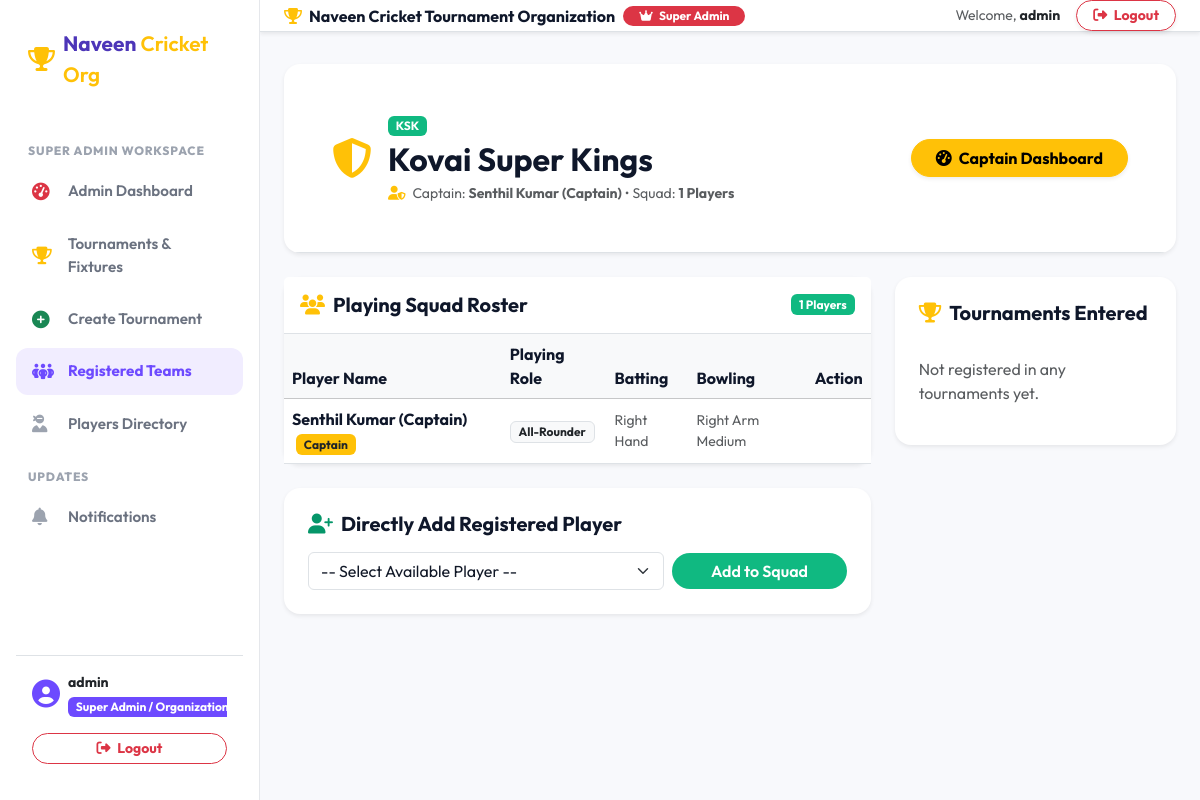
/teams/8/ (signed in), run on an earlier commit of the app's database.
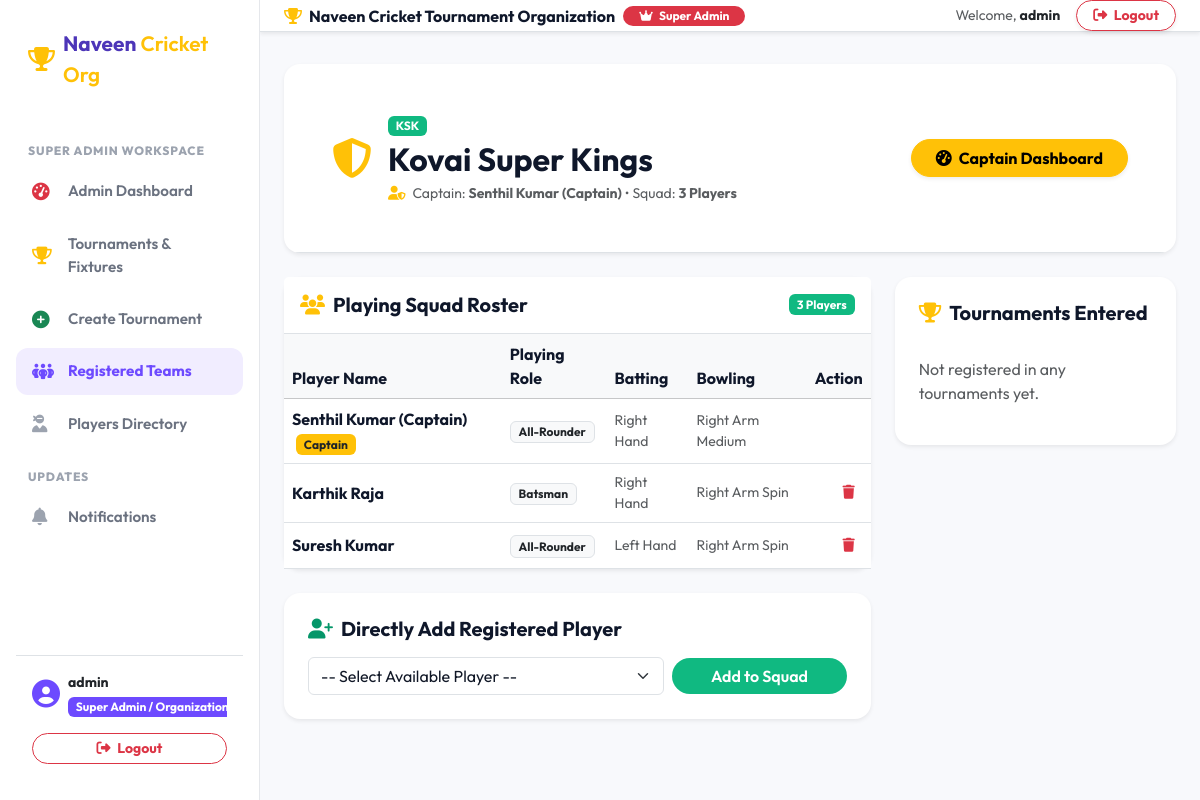
And on a later commit of the database.
### apps/teams/models.py (models this page shows, shortened)
class Team(models.Model):
    name = models.CharField(max_length=150)
    short_code = models.CharField(max_length=10)
    logo = models.ImageField(upload_to='team_logos/', blank=True, null=True)
    district = models.ForeignKey('locations.District', on_delete=models.SET_NULL, null=True, blank=True, related_name='teams')
    taluk = models.ForeignKey('locations.Taluk', on_delete=models.SET_NULL, null=True, blank=True, related_name='teams')
    village = models.ForeignKey('locations.Village', on_delete=models.SET_NULL, null=True, blank=True, related_name='teams')
    captain = models.ForeignKey('players.PlayerProfile', on_delete=models.SET_NULL, null=True, blank=True, related_name='captain_teams')
    vice_captain = models.ForeignKey('players.PlayerProfile', on_delete=models.SET_NULL, null=True, blank=True, related_name='vice_captain_teams')
    created_by = models.ForeignKey(settings.AUTH_USER_MODEL, on_delete=models.CASCADE, related_name='created_teams')
    created_at = models.DateTimeField(auto_now_add=True)
    class Meta:
        ordering = ['name']

### apps/players/models.py (models this page shows, shortened)
class PlayerProfile(models.Model):
    class Gender(models.TextChoices):
        MALE = 'MALE', 'Male'
        FEMALE = 'FEMALE', 'Female'
        OTHER = 'OTHER', 'Other'
    class PlayingRole(models.TextChoices):
        BATSMAN = 'BATSMAN', 'Batsman'
        BOWLER = 'BOWLER', 'Bowler'
        ALL_ROUNDER = 'ALL_ROUNDER', 'All-Rounder'
        WICKET_KEEPER = 'WICKET_KEEPER', 'Wicket-Keeper / Batsman'
    class BattingStyle(models.TextChoices):
        RIGHT_HAND = 'RIGHT_HAND', 'Right Hand'
        LEFT_HAND = 'LEFT_HAND', 'Left Hand'
    class BattingPosition(models.TextChoices):
        OPENING = 'OPENING', 'Opening'
        TOP_ORDER = 'TOP_ORDER', 'Top Order'
        MIDDLE_ORDER = 'MIDDLE_ORDER', 'Middle Order'
        LOWER_ORDER = 'LOWER_ORDER', 'Lower Order'
        FINISHER = 'FINISHER', 'Finisher'
    class BowlingStyle(models.TextChoices):
        RIGHT_ARM_FAST = 'RIGHT_ARM_FAST', 'Right Arm Fast'
        RIGHT_ARM_MEDIUM = 'RIGHT_ARM_MEDIUM', 'Right Arm Medium'
        RIGHT_ARM_SPIN = 'RIGHT_ARM_SPIN', 'Right Arm Spin'
        LEFT_ARM_FAST = 'LEFT_ARM_FAST', 'Left Arm Fast'
        LEFT_ARM_MEDIUM = 'LEFT_ARM_MEDIUM', 'Left Arm Medium'
        LEFT_ARM_SPIN = 'LEFT_ARM_SPIN', 'Left Arm Spin'
        NONE = 'NONE', 'None / Non-Bowler'
    class BowlingType(models.TextChoices):
        PACE = 'PACE', 'Pace'
        SPIN = 'SPIN', 'Spin'
        NONE = 'NONE', 'None'
    class Status(models.TextChoices):
        AVAILABLE = 'AVAILABLE', 'Available'
        IN_TEAM = 'IN_TEAM', 'Assigned to Team'
        INACTIVE = 'INACTIVE', 'Inactive'
    user = models.OneToOneField(settings.AUTH_USER_MODEL, on_delete=models.CASCADE, related_name='player_profile')
    full_name = models.CharField(max_length=150)
    date_of_birth = models.DateField(blank=True, null=True)
    gender = models.CharField(max_length=10, choices=Gender.choices, default=Gender.MALE)
    mobile_number = models.CharField(max_length=15)
    playing_experience_years = models.PositiveIntegerField(default=1, help_text="Experience in years")
    district = models.ForeignKey('locations.District', on_delete=models.SET_NULL, null=True, blank=True, related_name='players')
    taluk = models.ForeignKey('locations.Taluk', on_delete=models.SET_NULL, null=True, blank=True, related_name='players')
    village = models.ForeignKey('locations.Village', on_delete=models.SET_NULL, null=True, blank=True, related_name='players')
    playing_role = models.CharField(max_length=30, choices=PlayingRole.choices, default=PlayingRole.ALL_ROUNDER)
    primary_role = models.CharField(max_length=30, choices=PlayingRole.choices, default=PlayingRole.ALL_ROUNDER)
    secondary_role = models.CharField(max_length=30, choices=PlayingRole.choices, default=PlayingRole.BATSMAN)
    batting_style = models.CharField(max_length=30, choices=BattingStyle.choices, default=BattingStyle.RIGHT_HAND)
    batting_position = models.CharField(max_length=30, choices=BattingPosition.choices, default=BattingPosition.MIDDLE_ORDER)
    bowling_style = models.CharField(max_length=30, choices=BowlingStyle.choices, default=BowlingStyle.RIGHT_ARM_SPIN)
    bowling_type = models.CharField(max_length=15, choices=BowlingType.choices, default=BowlingType.SPIN)
    jersey_number = models.PositiveIntegerField(blank=True, null=True)
    preferred_position = models.CharField(max_length=50, blank=True, null=True, help_text="e.g. No. 3 Batsman / Death Bowler")
    bio = models.TextField(blank=True, null=True)
    current_team = models.ForeignKey('teams.Team', on_delete=models.SET_NULL, null=True, blank=True, related_name='members')
    player_status = models.CharField(max_length=20, choices=Status.choices, default=Status.AVAILABLE)
    profile_photo = models.ImageField(upload_to='player_photos/', blank=True, null=True)
    created_at = models.DateTimeField(auto_now_add=True)

### apps/accounts/models.py (models this page shows, shortened)
class User(AbstractUser):
    class Role(models.TextChoices):
        ADMIN = 'ADMIN', 'Super Admin / Organization Head'
        CAPTAIN = 'CAPTAIN', 'Team Captain / Owner'
        ORGANIZER = 'ORGANIZER', 'Tournament Organizer'
        PLAYER = 'PLAYER', 'Cricket Player'
    role = models.CharField(
        max_length=20,
        choices=Role.choices,
        default=Role.PLAYER
    )
    phone_number = models.CharField(max_length=15, blank=True, null=True)
    profile_picture = models.ImageField(upload_to='profile_pics/', blank=True, null=True)
    bio = models.TextField(blank=True, null=True)
    is_approved_organizer = models.BooleanField(default=True)
    created_at = models.DateTimeField(auto_now_add=True)
    @property
    def is_admin_role(self):
        return self.role == self.Role.ADMIN or self.is_superuser

### apps/teams/views.py (the view)
# urls.py: path('<int:pk>/', team_detail_view, name='team_detail'),
@login_required(login_url='login')
def team_detail_view(request, pk):
    team = get_object_or_404(Team.objects.select_related('district', 'taluk', 'captain', 'vice_captain', 'created_by'), pk=pk)
    members = team.members.select_related('user', 'district').all()
    registrations = team.tournament_registrations.select_related('tournament').all()
    join_requests = []
    is_team_manager = request.user.is_authenticated and (request.user == team.created_by or request.user.is_admin_role)
    if is_team_manager:
        join_requests = team.join_requests.filter(status=TeamJoinRequest.Status.PENDING).select_related('player', 'player__district')
    available_players = PlayerProfile.objects.filter(current_team__isnull=True)
    user_request_status = None
    player_profile = getattr(request.user, 'player_profile', None) if request.user.is_authenticated else None
    if player_profile:
        existing_req = TeamJoinRequest.objects.filter(team=team, player=player_profile).first()
        if existing_req:
            user_request_status = existing_req.status
    return render(request, 'teams/team_detail.html', {
        'team': team,
        'members': members,
        'registrations': registrations,
        'available_players': available_players,
        'join_requests': join_requests,
        'is_team_manager': is_team_manager,
        'user_request_status': user_request_status,
        'player_profile': player_profile,
    })

### apps/notifications/context_processors.py (called while the page is built)
def unread_notifications(request):
    if request.user.is_authenticated:
        unread_count = Notification.objects.filter(recipient=request.user, is_read=False).count()
        recent_notifications = Notification.objects.filter(recipient=request.user)[:5]
        return {
            'unread_notifications_count': unread_count,
            'recent_notifications': recent_notifications
        }
    return {
        'unread_notifications_count': 0,
        'recent_notifications': []
    }

### templates/teams/team_detail.html (shortened to what the changed rows need)
{% extends 'base.html' %}
{% block content %}
<div class="card border-0 shadow-sm rounded-4 overflow-hidden mb-4 bg-white">
    <div class="p-4 p-md-5 text-dark border-bottom">
        <div class="d-flex flex-column flex-md-row justify-content-between align-items-md-center gap-3">
            <div class="d-flex align-items-center">
                <div>
                    <span class="badge bg-emerald mb-1">{{ team.short_code }}</span>
                    <h2 class="fw-bold mb-1 text-navy">{{ team.name }}</h2>
                    <p class="small mb-0 text-muted">
                        <i class="fa-solid fa-user-shield text-warning me-1"></i> Captain: <strong>{{ team.captain.full_name|default:team.created_by.username }}</strong>
                        &bull; Squad: <strong>{{ team.members.count }} Players</strong>
                    </p>
                </div>
            </div>
        </div>
    </div>
</div>
<div class="row g-4">
    <div class="col-lg-8">
        <div class="card border-0 shadow-sm rounded-4 mb-4 bg-white">
            <div class="card-header bg-white border-bottom p-3 d-flex justify-content-between align-items-center">
                <h5 class="fw-bold mb-0 text-navy"><i class="fa-solid fa-users text-warning me-2"></i>Playing Squad Roster</h5>
                <span class="badge bg-emerald">{{ members.count }} Players</span>
            </div>
            <div class="card-body p-0">
                <div class="table-responsive">
                    <table class="table table-hover align-middle mb-0">
                        <thead class="table-light">
                            <tr>
                                <th class="fw-bold text-navy">Player Name</th>
                                <th class="fw-bold text-navy">Playing Role</th>
                                <th class="fw-bold text-navy">Batting</th>
                                <th class="fw-bold text-navy">Bowling</th>
                                {% if is_team_manager %}
                                    <th class="fw-bold text-navy text-end">Action</th>
                                {% endif %}
                            </tr>
                        </thead>
                        <tbody>
                            {% for player in members %}
                                <tr>
                                    <td>
                                        <a href="{% url 'player_profile_detail' player.id %}" class="fw-bold text-decoration-none text-navy">
                                            {{ player.full_name }}
                                        </a>
                                        {% if player == team.captain %}<span class="badge bg-warning text-dark ms-1">Captain</span>{% endif %}
                                    </td>
                                    <td><span class="badge bg-light text-dark border">{{ player.get_playing_role_display }}</span></td>
                                    <td class="small text-muted">{{ player.get_batting_style_display }}</td>
                                    <td class="small text-muted">{{ player.get_bowling_style_display }}</td>
                                    {% if is_team_manager %}
                                        <td class="text-end">
                                            {% if player != team.captain %}
                                                <a href="{% url 'remove_player_from_team' team.id player.id %}" class="btn btn-sm btn-outline-danger border-0 rounded-circle" title="Remove Player" onclick="return confirm('Remove {{ player.full_name }} from squad?');">
                                                    <i class="fa-solid fa-trash"></i>
                                                </a>
                                            {% endif %}
                                        </td>
                                    {% endif %}
                                </tr>
                            {% empty %}
                                <tr><td colspan="5" class="text-center py-4 text-muted">No squad players added yet.</td></tr>
                            {% endfor %}
                        </tbody>
                    </table>
                </div>
            </div>
        </div>
    </div>
</div>
{% endblock %}

What changed in the data, as far as the page shows it:
computed for Team "Kovai Super Kings": members.count "1" → "3"
now on this page (row edited): PlayerProfile: full_name "Karthik Raja", playing_role "Batsman", batting_style "Right Hand", bowling_style "Right Arm Spin"
now on this page (row edited): PlayerProfile: full_name "Suresh Kumar", playing_role "All-Rounder", batting_style "Left Hand", bowling_style "Right Arm Spin"
Also different on the page:
{{ members.count }}: "1" → "3"
